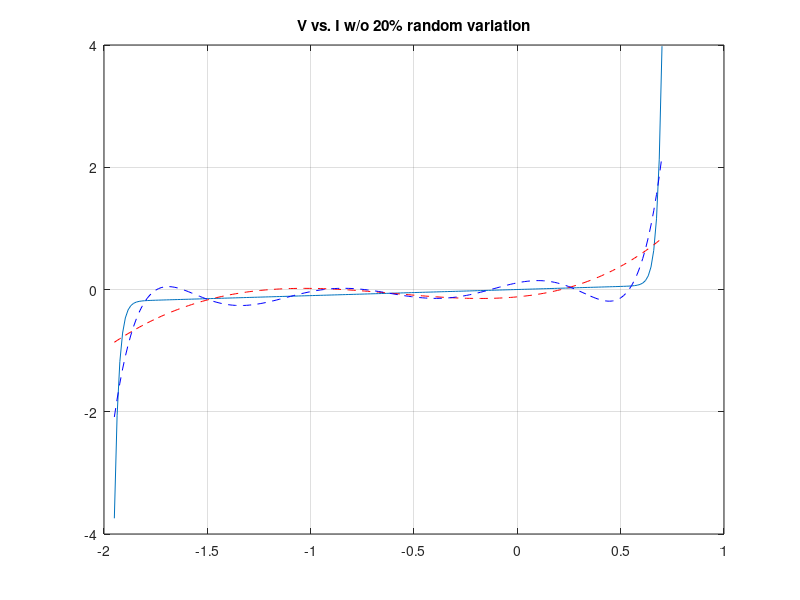
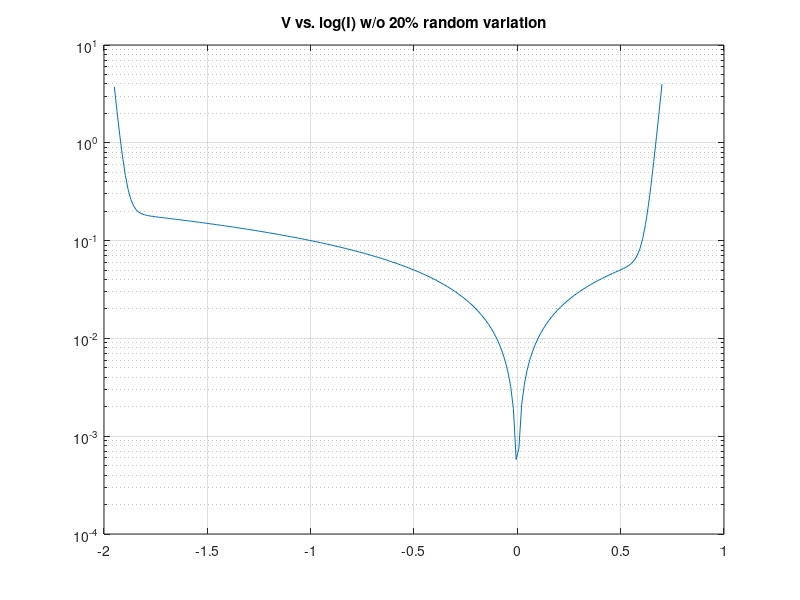
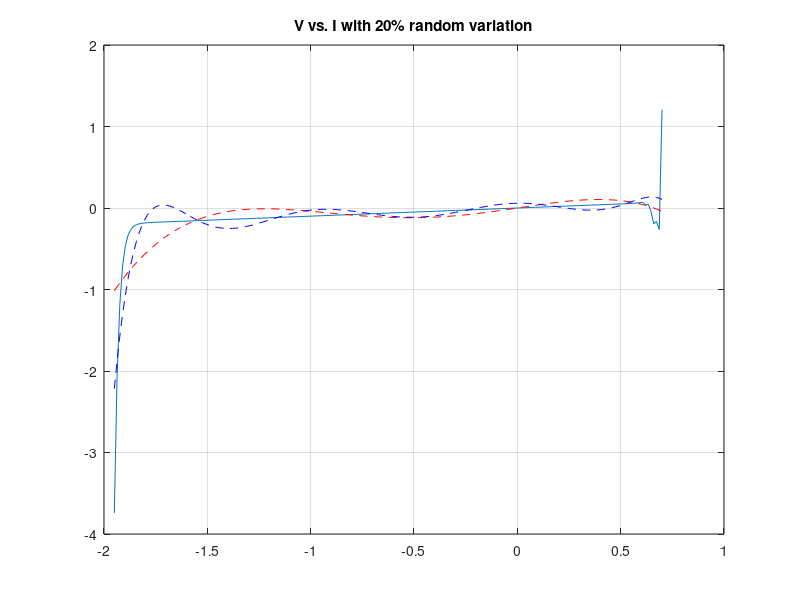
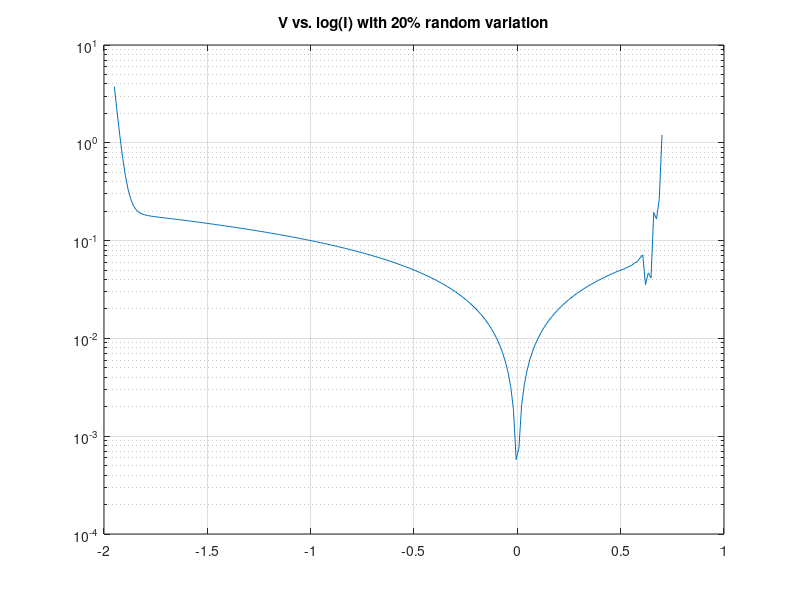

Write the MATLAB code that produced these figures, in order. (Note: this script raises an error after producing the figures.)
close all
clear

Is = 0.01e-12;
Ib = 0.1e-12;
Vb = 1.3;
Gp = 0.1;
V = linspace(-1.95, 0.7, 200);
I = Is*(exp(1.2/0.025*V)-1) + Gp*V - Ib*exp(-1.2/0.025*(V+Vb));
Isr = randn(1, 200)*0.2*Is;
Ir = Isr.*(exp(1.2/0.025*V)-1) + Gp*V - Ib*exp(-1.2/0.025*(V+Vb));

figure(1)
p4 = polyfit(V, I, 4);
p8 = polyfit(V, I, 8);
f1 = polyval(p4, V);
f2 = polyval(p8, V);
plot(V, I);
title("V vs. I w/o 20% random variation")
hold on
plot(V, f1, 'r--');
plot(V, f2, 'b--');
grid on;

figure(2)
semilogy(V, abs(I));
title("V vs. log(I) w/o 20% random variation")
grid on;

figure(3)
p4r = polyfit(V, Ir, 4);
p8r = polyfit(V, Ir, 8);
f1r = polyval(p4r, V);
f2r = polyval(p8r, V);
plot(V, Ir)
title("V vs. I with 20% random variation")
hold on
plot(V, f1r, 'r--');
plot(V, f2r, 'b--');
grid on;

figure(4)
semilogy(V, abs(Ir));
title("V vs. log(I) with 20% random variation")
grid on;

figure(5)
fo = fittype('A.*(exp(1.2*x/25e-3)-1)+B.*-C*(exp(1.2*(-(x+D))/25e-3)-1)');
ff = fit(V',I',fo);
If = ff(V);
plot(V, If)
title("Fitted curves with explictly setting B and D")
grid on;

figure(6)
fo1 = fittype('A.*(exp(1.2*x/25e-3)-1)+0.1.*-C*(exp(1.2*(-(x+1.3))/25e-3)-1)');
ff1 = fit(V',I',fo1);
If1 = ff1(V);
plot(V, If1)
title("Fitted curves with explictly setting D")
grid on;

figure(7)
fo2 = fittype('A.*(exp(1.2*x/25e-3)-1)+B.*-C*(exp(1.2*(-(x+1.3))/25e-3)-1)');
ff2 = fit(V',I',fo2);
If2 = ff2(V);
plot(V, If2)
title("Fitted curves w/o explictly setting")
grid on;

inputs = V.';
targets = I.';
hiddenLayerSize = 10;
net = fitnet(hiddenLayerSize);
net.divideParam.trainRatio = 70/100;
net.divideParam.valRatio = 15/100;
net.divideParam.testRatio = 15/100;
[net,tr] = train(net,inputs,targets);
outputs = net(inputs);
errors = gsubtract(outputs,targets);
performance = perform(net,targets,outputs)
view(net)
Inn = outputs